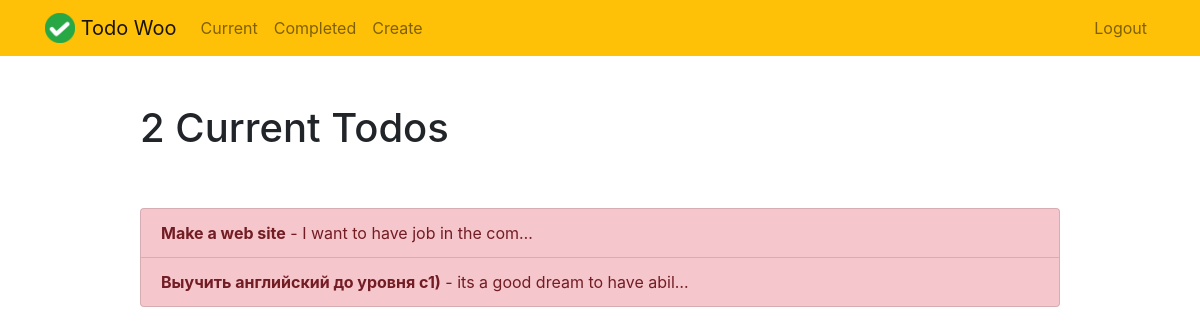
/current/ (signed in), run on an earlier commit of the app's database.
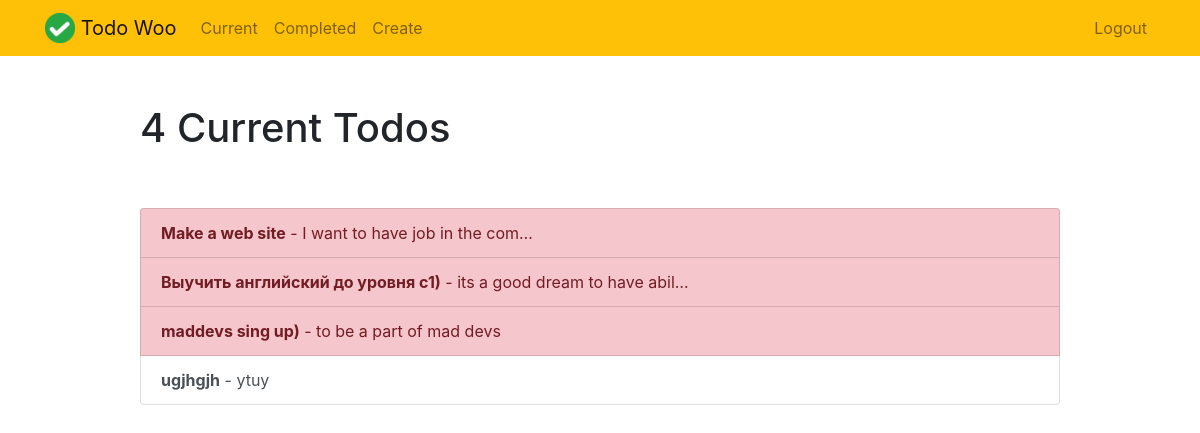
And on a later commit of the database.
### todo/models.py (models this page shows, shortened)
class Todo(models.Model):
    title = models.CharField(max_length=100)
    memo = models.TextField(blank=True)
    important = models.BooleanField(default=False)
    datecompleted = models.DateTimeField(null=True, blank=True)
    created = models.DateTimeField(auto_now_add=True)
    user = models.ForeignKey(User, on_delete=models.CASCADE)

### todo/views.py (the view)
# urls.py: path('current/', views.currenttodos, name='currenttodos'),
@login_required
def currenttodos(request):
    todos = Todo.objects.filter(user=request.user, datecompleted__isnull=True)
    return render(request, 'todo/currenttodos.html', {'todos': todos})

### templates/todo/currenttodos.html
{% extends "todo/base.html" %}
{% block content %}
    <div class="row justify-content-center mt-5">
        <div class="col-md-10">
            {% if todos %}
                 <h1>{{ todos.count }} Current Todo{{ todos.count|pluralize }}</h1>
            {% else %}
                           <h1>Current Todos</h1>
            {% endif %}
        </div>
    </div>
    <div class="row justify-content-center mt-5">
        <div class="col-md-10">
        {% if todos %}
            <div class="list-group">
                {% for todo in todos %}
                    <a href="{% url 'viewtodo' todo.id %}" class="list-group-item list-group-item-action{% if todo.important %} list-group-item-danger{% endif %}"><b>{{ todo.title }}</b>{% if todo.memo %} - {{ todo.memo|truncatechars:30 }}{% endif %}</a>
                {% endfor %}
            </div>
        {% else %}
            <div class="text-center">
                <h2>Looks like you don't have any todos! Nice work.</h2>
            <br>
            <a role="button" class="btn btn-primary" href="{% url 'createtodo' %}">New Todo</a>
            </div>
        {% endif %}
        </div>
    </div>
{% endblock %}

### templates/todo/base.html (shortened to what this page needs)
{% load static %}
<!doctype html>
<html lang="en">
<head>
    <link rel="stylesheet" href="https://stackpath.bootstrapcdn.com/bootstrap/4.4.1/css/bootstrap.min.css">
</head>
<body>
<nav class="navbar navbar-expand-md navbar-light bg-warning">
<div class="container">
    <a class="navbar-brand" href="{% url 'home' %}">
         <img src="{% static 'todo/logo.png' %}" width="30" height="30" class="d-inline-block align-top">
        <span>Todo Woo</span>
    </a>
    <div class="collapse navbar-collapse" id="navbarNav">
    {% if user.is_authenticated %}
        <ul class="navbar-nav mr-auto">
                <li class="nav-item {{ current }}">
                    <a class="nav-link" href="{% url 'currenttodos' %}">Current</a>
                </li>
                <li class="nav-item {{ completed }}">
                    <a class="nav-link" href="{% url 'completedtodos' %}">Completed</a>
                </li>
                <li class="nav-item {{ create }}">
                    <a class="nav-link" href="{% url 'createtodo' %}">Create</a>
                </li>
        </ul>
    {% endif %}
    <ul class="navbar-nav ml-auto">
            {% if user.is_authenticated %}
                <li class="nav-item">
                    <a href="#" onclick="$('#signOutBtn').click()" class="nav-link">Logout</a>
                </li>
            {% endif %}
        </ul>
    </div>
</div>
</nav>
<div class="container">
{% block content %}{% endblock %}
</div>
</body>
</html>

What changed in the data, as far as the page shows it:
added Todo: title "maddevs sing up)", memo "to be a part of mad devs"
added Todo: title "ugjhgjh", memo "ytuy", important False (drawn)
Also different on the page:
{{ todos.count }}: "2" → "4"
